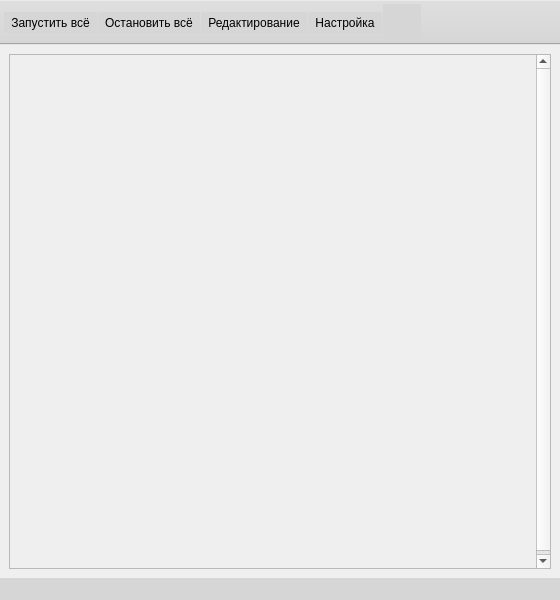
<?xml version="1.0" encoding="UTF-8"?>
<ui version="4.0">
 <class>MainWindow</class>
 <widget class="QMainWindow" name="MainWindow">
  <property name="geometry">
   <rect>
    <x>0</x>
    <y>0</y>
    <width>560</width>
    <height>600</height>
   </rect>
  </property>
  <property name="minimumSize">
   <size>
    <width>560</width>
    <height>280</height>
   </size>
  </property>
  <property name="maximumSize">
   <size>
    <width>560</width>
    <height>16777215</height>
   </size>
  </property>
  <property name="windowTitle">
   <string>MainWindow</string>
  </property>
  <property name="layoutDirection">
   <enum>Qt::RightToLeft</enum>
  </property>
  <property name="styleSheet">
   <string notr="true"/>
  </property>
  <property name="iconSize">
   <size>
    <width>30</width>
    <height>30</height>
   </size>
  </property>
  <widget class="QWidget" name="centralwidget">
   <property name="styleSheet">
    <string notr="true"/>
   </property>
   <layout class="QGridLayout" name="gridLayout">
    <item row="1" column="0">
     <widget class="QScrollArea" name="scrollArea">
      <property name="layoutDirection">
       <enum>Qt::LeftToRight</enum>
      </property>
      <property name="styleSheet">
       <string notr="true">QScrollBar::sub-line:vertical {
background: qlineargradient(x1:0, y1:0, x2:1, y2:0,
 stop: 0  rgb(32, 47, 130), stop: 0.5 rgb(32, 47, 130),  stop:1 rgb(32, 47, 130));
height: 0 px;
subcontrol-position: top;
subcontrol-origin: margin;
};
</string>
      </property>
      <property name="verticalScrollBarPolicy">
       <enum>Qt::ScrollBarAsNeeded</enum>
      </property>
      <property name="horizontalScrollBarPolicy">
       <enum>Qt::ScrollBarAlwaysOff</enum>
      </property>
      <property name="widgetResizable">
       <bool>false</bool>
      </property>
      <property name="alignment">
       <set>Qt::AlignHCenter|Qt::AlignTop</set>
      </property>
      <widget class="QWidget" name="scrollAreaWidgetContents">
       <property name="geometry">
        <rect>
         <x>0</x>
         <y>0</y>
         <width>780</width>
         <height>517</height>
        </rect>
       </property>
      </widget>
     </widget>
    </item>
   </layout>
  </widget>
  <widget class="QStatusBar" name="statusbar">
   <property name="styleSheet">
    <string notr="true">background-color: rgb(214, 214, 214)</string>
   </property>
  </widget>
  <widget class="QToolBar" name="toolBar">
   <property name="acceptDrops">
    <bool>false</bool>
   </property>
   <property name="windowTitle">
    <string>toolBar</string>
   </property>
   <property name="layoutDirection">
    <enum>Qt::LeftToRight</enum>
   </property>
   <property name="styleSheet">
    <string notr="true">background-color: rgb(214, 214, 214)</string>
   </property>
   <property name="movable">
    <bool>false</bool>
   </property>
   <property name="allowedAreas">
    <set>Qt::NoToolBarArea</set>
   </property>
   <property name="iconSize">
    <size>
     <width>30</width>
     <height>30</height>
    </size>
   </property>
   <property name="toolButtonStyle">
    <enum>Qt::ToolButtonTextBesideIcon</enum>
   </property>
   <property name="floatable">
    <bool>true</bool>
   </property>
   <attribute name="toolBarArea">
    <enum>TopToolBarArea</enum>
   </attribute>
   <attribute name="toolBarBreak">
    <bool>false</bool>
   </attribute>
   <addaction name="startAll"/>
   <addaction name="stopAll"/>
   <addaction name="edit"/>
   <addaction name="settings"/>
   <addaction name="timer"/>
  </widget>
  <action name="startAll">
   <property name="icon">
    <iconset resource="resources.qrc">
     <normaloff>:/menu/images/start all.png</normaloff>:/menu/images/start all.png</iconset>
   </property>
   <property name="text">
    <string>Запустить всё</string>
   </property>
  </action>
  <action name="stopAll">
   <property name="icon">
    <iconset resource="resources.qrc">
     <normaloff>:/menu/images/stop all.png</normaloff>:/menu/images/stop all.png</iconset>
   </property>
   <property name="text">
    <string>Остановить всё</string>
   </property>
  </action>
  <action name="settings">
   <property name="checkable">
    <bool>false</bool>
   </property>
   <property name="icon">
    <iconset resource="resources.qrc">
     <normaloff>:/menu/images/settings.png</normaloff>:/menu/images/settings.png</iconset>
   </property>
   <property name="text">
    <string>Настройка</string>
   </property>
   <property name="toolTip">
    <string>Настройка</string>
   </property>
   <property name="font">
    <font/>
   </property>
   <property name="iconVisibleInMenu">
    <bool>true</bool>
   </property>
  </action>
  <action name="edit">
   <property name="icon">
    <iconset resource="resources.qrc">
     <normaloff>:/menu/images/edit.png</normaloff>:/menu/images/edit.png</iconset>
   </property>
   <property name="text">
    <string>Редактирование</string>
   </property>
   <property name="toolTip">
    <string>Редактирование</string>
   </property>
   <property name="visible">
    <bool>true</bool>
   </property>
  </action>
  <action name="timer">
   <property name="icon">
    <iconset resource="resources.qrc">
     <normaloff>:/menu/images/timer.png</normaloff>:/menu/images/timer.png</iconset>
   </property>
   <property name="text">
    <string/>
   </property>
   <property name="toolTip">
    <string>Таймер</string>
   </property>
   <property name="font">
    <font>
     <pointsize>1</pointsize>
     <kerning>false</kerning>
    </font>
   </property>
  </action>
 </widget>
 <resources>
  <include location="resources.qrc"/>
 </resources>
 <connections/>
</ui>
